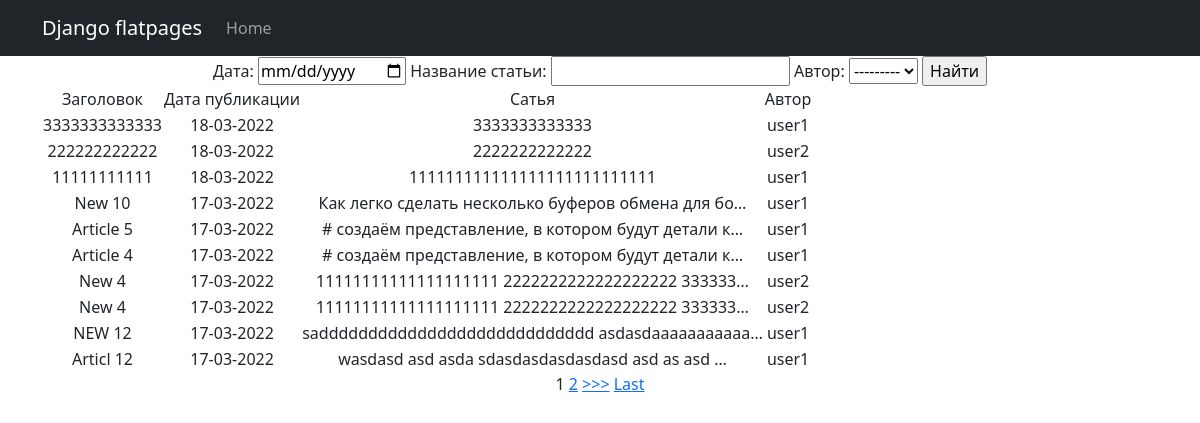
Page /news/search/ on the earlier database version.
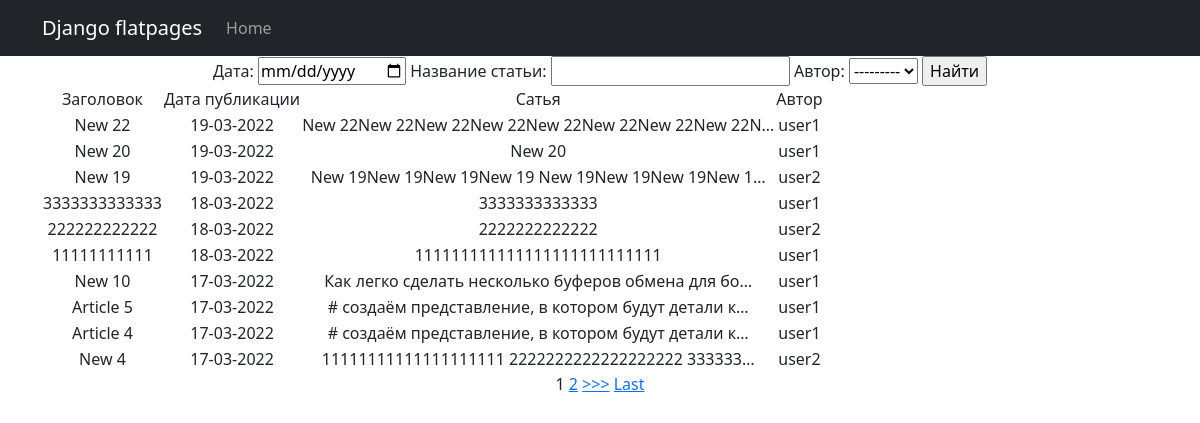
Same page on the later database version.
### News_Portal/models.py (models this page shows, shortened)
class Post(models.Model):
    title = models.CharField(max_length=255)
    text = models.TextField()
    rating = models.SmallIntegerField(default=0)
    NEWS = 'NW'
    ARTICLE = 'AR'
    CAT_CHOICES = (
        (NEWS, 'Новость'),
        (ARTICLE, 'Статья'),
    )
    type = models.CharField(max_length=2, choices=CAT_CHOICES, default=ARTICLE)
    date = models.DateTimeField(auto_now_add=True)
    author = models.ForeignKey(Author, on_delete=models.CASCADE)
    category = models.ManyToManyField(Category, through='PostCategory')

class Author(models.Model):
    user = models.OneToOneField(User, on_delete=models.CASCADE)
    rating = models.SmallIntegerField(default=0)
    def __str__(self):
        return f'{self.user}'

### News_Portal/views.py (the view)
# urls.py: path('search/', PostSearchView.as_view(), name='new_search'),
class PostSearchView(ListView):
    model = Post  # указываем модель, объекты которой мы будем выводить
    template_name = 'new_search.html'  # указываем имя шаблона, в котором будет лежать HTML, в котором будут все инструкции о том, как именно пользователю должны вывестись наши объекты
    context_object_name = 'news'
    paginate_by = 10  # поставим постраничный вывод в 10 элементов
    ordering = ['-id']
    def get_filter(self):
        return PostSearch(self.request.GET, queryset=super().get_queryset())
    def get_queryset(self):
        return self.get_filter().qs
    def get_context_data(self, **kwargs):
        return {
            **super().get_context_data(**kwargs),
            'filter': self.get_filter(),
        }

### templates/new_search.html (shortened to what this page needs)
{% extends 'flatpages/default.html' %}
{% block content %}
    <form method="GET">
        {{ filter.form }}
        <input type="submit" value="Найти">
    </form>
    {% if news %}
        <table>
            <tr>
                <td>
                    Заголовок
                </td>
                <td>
                    Дата публикации
                </td>
                <td>
                    Сатья
                </td>
                <td>
                    Автор
                </td>
            </tr>
            {% for new in news %}
                <tr>
                    <td>
                        {{ new.title }}
                    </td>
                    <td>
                        {{ new.date|date:'d-m-Y' }}
                    </td>
                    <td>
                        {{ new.text|truncatechars:50 }}
                    </td>
                    <td>
                        {{ new.author.user }}
                    </td>
                </tr>
            {% endfor %}
        </table>
    {% else %}
        <h2>НОВОСТЕЙ НЕТ!</h2>
    {% endif %}
    {% if is_paginated %}
        {% for num in page_obj.paginator.page_range %}
            {% if page_obj.number == num %}
                <a>{{ num }}</a>
            {% elif num > page_obj.number|add:'-3' and num < page_obj.number|add:'3' %}
                <a href="?page={{ num }}">{{ num }}</a>
            {% endif %}
        {% endfor %}
        {% if page_obj.has_next %}
            <a href="?page={{ page_obj.next_page_number }}">>>></a>
            <a href="?page={{ page_obj.paginator.num_pages }}">Last</a>
        {% endif %}
    {% endif %}
{% endblock content %}

Differences in the rows shown:
no longer on this page (row unchanged): Post: title "New 4", date "17-03-2022", text "11111111111111111111 2222222222222222222 333333…", author.user "user2"
no longer on this page (row unchanged): Post: title "NEW 12", date "17-03-2022", text "sadddddddddddddddddddddddddddd asdasdaaaaaaaaaaa…", author.user "user1"
no longer on this page (row unchanged): Post: title "Articl 12", date "17-03-2022", text "wasdasd asd asda sdasdasdasdasdasd asd as asd …", author.user "user1"
added Post: title "New 22", date "19-03-2022", text "New 22New 22New 22New 22New 22New 22New 22New 22N…", author.user "user1"
added Post: title "New 20", date "19-03-2022", text "New 20", author.user "user1"
added Post: title "New 19", date "19-03-2022", text "New 19New 19New 19New 19 New 19New 19New 19New 1…", author.user "user2"
